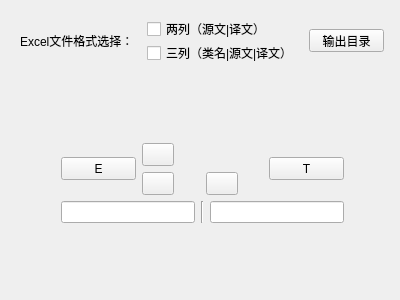
<?xml version="1.0" encoding="UTF-8"?>
<ui version="4.0">
 <class>Excel2TsWidget</class>
 <widget class="QWidget" name="Excel2TsWidget">
  <property name="geometry">
   <rect>
    <x>0</x>
    <y>0</y>
    <width>400</width>
    <height>300</height>
   </rect>
  </property>
  <property name="windowTitle">
   <string>Form</string>
  </property>
  <layout class="QGridLayout" name="gridLayout_2">
   <item row="0" column="0">
    <widget class="QWidget" name="widget" native="true">
     <widget class="QPushButton" name="btnOpenOutputDir">
      <property name="geometry">
       <rect>
        <x>298</x>
        <y>18</y>
        <width>75</width>
        <height>23</height>
       </rect>
      </property>
      <property name="text">
       <string>输出目录</string>
      </property>
     </widget>
     <widget class="QPushButton" name="btnExcelStatus">
      <property name="geometry">
       <rect>
        <x>131</x>
        <y>161</y>
        <width>32</width>
        <height>23</height>
       </rect>
      </property>
      <property name="text">
       <string/>
      </property>
      <property name="flat">
       <bool>false</bool>
      </property>
     </widget>
     <widget class="QPushButton" name="btnTs2Excel">
      <property name="geometry">
       <rect>
        <x>195</x>
        <y>161</y>
        <width>32</width>
        <height>23</height>
       </rect>
      </property>
      <property name="text">
       <string/>
      </property>
     </widget>
     <widget class="QPushButton" name="btnSelectTs">
      <property name="geometry">
       <rect>
        <x>258</x>
        <y>146</y>
        <width>75</width>
        <height>23</height>
       </rect>
      </property>
      <property name="text">
       <string>T</string>
      </property>
     </widget>
     <widget class="QPushButton" name="btnExcel2Ts">
      <property name="geometry">
       <rect>
        <x>131</x>
        <y>132</y>
        <width>32</width>
        <height>23</height>
       </rect>
      </property>
      <property name="text">
       <string/>
      </property>
     </widget>
     <widget class="QPushButton" name="btnSelectExcel">
      <property name="geometry">
       <rect>
        <x>50</x>
        <y>146</y>
        <width>75</width>
        <height>23</height>
       </rect>
      </property>
      <property name="text">
       <string>E</string>
      </property>
     </widget>
     <widget class="QWidget" name="layoutWidget">
      <property name="geometry">
       <rect>
        <x>50</x>
        <y>190</y>
        <width>283</width>
        <height>22</height>
       </rect>
      </property>
      <layout class="QHBoxLayout" name="horizontalLayout">
       <item>
        <widget class="QLineEdit" name="lineEditExcelPath"/>
       </item>
       <item>
        <widget class="Line" name="line">
         <property name="orientation">
          <enum>Qt::Vertical</enum>
         </property>
        </widget>
       </item>
       <item>
        <widget class="QLineEdit" name="lineEditTsPath"/>
       </item>
      </layout>
     </widget>
     <widget class="QWidget" name="layoutWidget_2">
      <property name="geometry">
       <rect>
        <x>9</x>
        <y>9</y>
        <width>279</width>
        <height>42</height>
       </rect>
      </property>
      <layout class="QHBoxLayout" name="horizontalLayout_2">
       <item>
        <widget class="QLabel" name="labelFormat">
         <property name="text">
          <string>Excel文件格式选择：</string>
         </property>
        </widget>
       </item>
       <item>
        <layout class="QVBoxLayout" name="verticalLayout">
         <item>
          <widget class="QCheckBox" name="checkBox2Cols">
           <property name="text">
            <string>两列（源文|译文）</string>
           </property>
          </widget>
         </item>
         <item>
          <widget class="QCheckBox" name="checkBox3Cols">
           <property name="text">
            <string>三列（类名|源文|译文）</string>
           </property>
          </widget>
         </item>
        </layout>
       </item>
      </layout>
     </widget>
    </widget>
   </item>
  </layout>
 </widget>
 <resources/>
 <connections/>
</ui>
